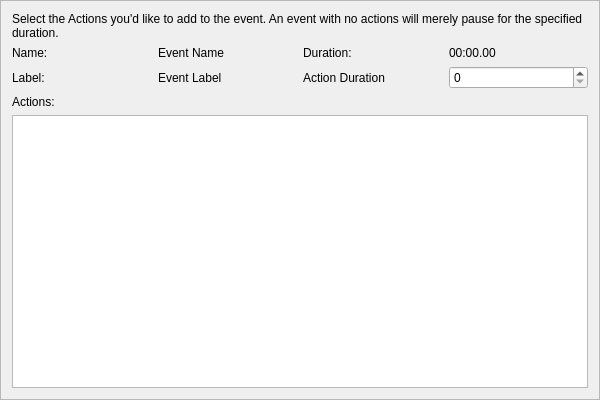
<?xml version="1.0" encoding="UTF-8"?>
<ui version="4.0">
 <class>eventWizardActionSelectionFrame</class>
 <widget class="QFrame" name="eventWizardActionSelectionFrame">
  <property name="geometry">
   <rect>
    <x>0</x>
    <y>0</y>
    <width>600</width>
    <height>400</height>
   </rect>
  </property>
  <property name="windowTitle">
   <string>Frame</string>
  </property>
  <property name="frameShape">
   <enum>QFrame::StyledPanel</enum>
  </property>
  <property name="frameShadow">
   <enum>QFrame::Raised</enum>
  </property>
  <layout class="QVBoxLayout" name="verticalLayout_2">
   <item>
    <widget class="QLabel" name="instructionsLabel">
     <property name="lineWidth">
      <number>2</number>
     </property>
     <property name="text">
      <string>Select the Actions you'd like to add to the event. An event with no actions will merely pause for the specified duration.</string>
     </property>
     <property name="wordWrap">
      <bool>true</bool>
     </property>
    </widget>
   </item>
   <item>
    <layout class="QHBoxLayout" name="horizontalLayout_5">
     <item>
      <layout class="QHBoxLayout" name="horizontalLayout">
       <item>
        <widget class="QLabel" name="nameLabel">
         <property name="toolTip">
          <string>The Event name specified in the previous dialog.</string>
         </property>
         <property name="text">
          <string>Name:</string>
         </property>
        </widget>
       </item>
       <item>
        <widget class="QLabel" name="eventName">
         <property name="toolTip">
          <string>The Event name specified in the previous dialog.</string>
         </property>
         <property name="text">
          <string>Event Name</string>
         </property>
        </widget>
       </item>
      </layout>
     </item>
     <item>
      <layout class="QHBoxLayout" name="horizontalLayout_4">
       <item>
        <widget class="QLabel" name="durationLabel">
         <property name="toolTip">
          <string>Total Event duration. This is the sum of all action events.</string>
         </property>
         <property name="text">
          <string>Duration:</string>
         </property>
        </widget>
       </item>
       <item>
        <widget class="QLabel" name="eventDurationLabel">
         <property name="toolTip">
          <string>Total Event duration. This is the sum of all action events.</string>
         </property>
         <property name="text">
          <string>00:00.00</string>
         </property>
        </widget>
       </item>
      </layout>
     </item>
    </layout>
   </item>
   <item>
    <layout class="QHBoxLayout" name="horizontalLayout_6">
     <item>
      <layout class="QHBoxLayout" name="horizontalLayout_2">
       <item>
        <widget class="QLabel" name="labelLabel">
         <property name="toolTip">
          <string>The Event label specified in the previous dialog.</string>
         </property>
         <property name="text">
          <string>Label:</string>
         </property>
        </widget>
       </item>
       <item>
        <widget class="QLabel" name="eventLabel">
         <property name="toolTip">
          <string>The Event label specified in the previous dialog.</string>
         </property>
         <property name="text">
          <string>Event Label</string>
         </property>
        </widget>
       </item>
      </layout>
     </item>
     <item>
      <layout class="QHBoxLayout" name="horizontalLayout_3">
       <item>
        <widget class="QLabel" name="actionDurationLabel">
         <property name="toolTip">
          <string>The action duration. In the case of video or audio actions, if 
the action duration is less than the duration of the audio or 
video file it is truncated. Maximum duration is bounded by 
the duration of video and audio files.</string>
         </property>
         <property name="text">
          <string>Action Duration</string>
         </property>
        </widget>
       </item>
       <item>
        <widget class="QSpinBox" name="actionDurationSpinBox">
         <property name="toolTip">
          <string>The action duration. In the case of video or audio actions, if 
the action duration is less than the duration of the audio or 
video file it is truncated. Maximum duration is bounded by 
the duration of video and audio files.</string>
         </property>
        </widget>
       </item>
      </layout>
     </item>
    </layout>
   </item>
   <item>
    <layout class="QVBoxLayout" name="verticalLayout">
     <item>
      <widget class="QLabel" name="actionsLabel">
       <property name="toolTip">
        <string>A list of actions available in the Action Library.
This includes basic, generic actions as well as custom actions
created by users. All actions can be further customized when 
used. For example, you may wish to add a generic Video action 
and add a specific video later.</string>
       </property>
       <property name="text">
        <string>Actions:</string>
       </property>
      </widget>
     </item>
     <item>
      <widget class="QTableView" name="tableView">
       <property name="toolTip">
        <string>A list of actions available in the Action Library.
This includes basic, generic actions as well as custom actions
created by users. All actions can be further customized when 
used. For example, you may wish to add a generic Video action 
and add a specific video later.</string>
       </property>
      </widget>
     </item>
    </layout>
   </item>
  </layout>
 </widget>
 <resources/>
 <connections/>
</ui>
